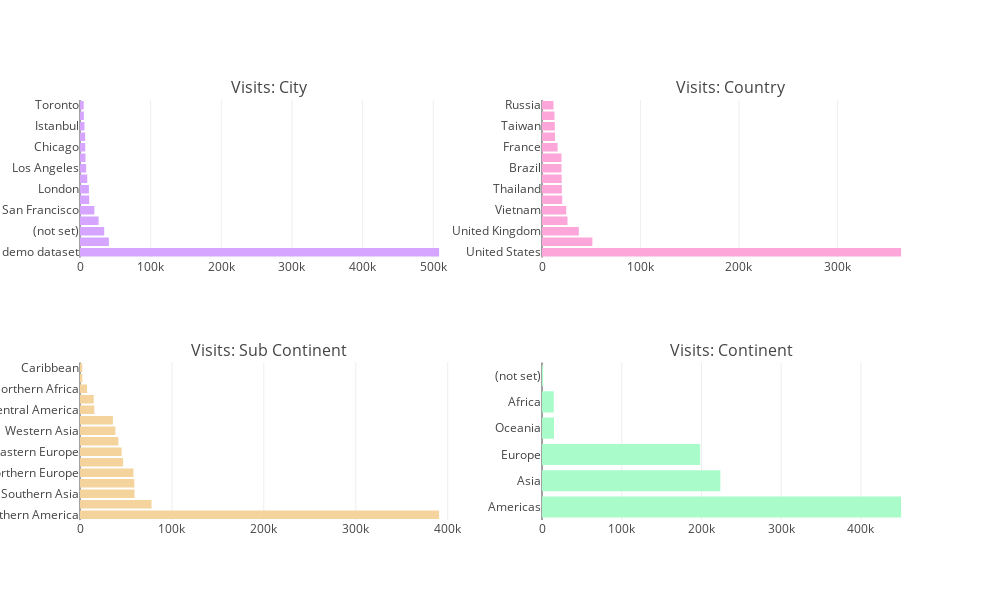
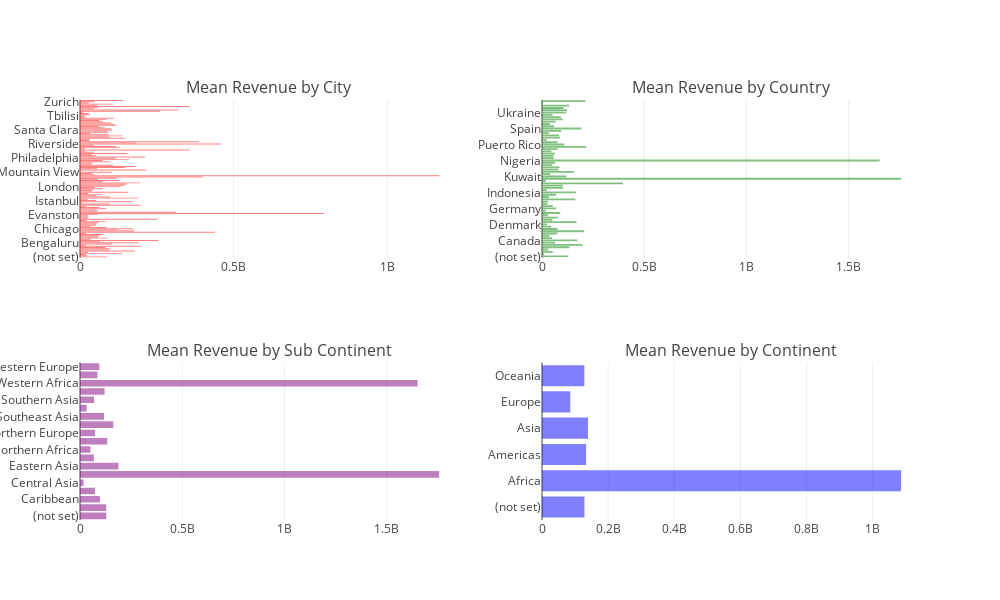

Write notebook code for charts like these, in order.
### Markdown cell above
Let us now visualise by city, country ,sub continent and continent

### Code cell
geo_cols = ["geoNetwork_city", "geoNetwork_country", "geoNetwork_subContinent", "geoNetwork_continent"]
colors = ["#d6a5ff", "#fca6da", "#f4d39c", "#a9fcca"]
traces = []
for i, col in enumerate(geo_cols):
    t = train[col].value_counts()
    traces.append(go.Bar(marker=dict(color=colors[i]),orientation="h", y = t.index[:15], x = t.values[:15]))

fig = tools.make_subplots(rows=2, cols=2, 
                          subplot_titles=["Visits: City", "Visits: Country","Visits: Sub Continent","Visits: Continent"]
                          , print_grid=False)
fig.append_trace(traces[0], 1, 1)
fig.append_trace(traces[1], 1, 2)
fig.append_trace(traces[2], 2, 1)
fig.append_trace(traces[3], 2, 2)

fig['layout'].update(height=600,width=1000, showlegend=False)
iplot(fig)

train["totals_transactionRevenue"] = train["totals_transactionRevenue"].astype('float')

fig = tools.make_subplots(rows=2, cols=2, subplot_titles=["Mean Revenue by City", "Mean Revenue by Country","Mean Revenue by Sub Continent","Mean Revenue by Continent"], print_grid=False)

colors = ["red", "green", "purple","blue"]
trs = []
for i, col in enumerate(geo_cols):
    tmp = train.groupby(col).agg({"totals_transactionRevenue": "mean"}).reset_index().rename(columns={"totals_transactionRevenue" : "Mean Revenue"})
    tmp = tmp.dropna()
    tr = go.Bar(x = tmp["Mean Revenue"], orientation="h", marker=dict(opacity=0.5, color=colors[i]), y = tmp[col])
    trs.append(tr)

fig.append_trace(trs[0], 1, 1)
fig.append_trace(trs[1], 1, 2)
fig.append_trace(trs[2], 2, 1)
fig.append_trace(trs[3], 2, 2)

fig['layout'].update(height=600,width=1000, showlegend=False)
iplot(fig)

### Figure 1 — Plotly figure (JSON) as saved in the notebook; plotly's stock layout.template omitted (floating-point values rounded to 4 significant figures)
{"data": [{"marker": {"color": "#d6a5ff"}, "orientation": "h", "type": "bar", "x": [508229, 40884, 34262, 26371, 20329, 13086, 12607, 10295, 8670, 7709, 7444, 7342, 6330, 5468, 5223], "xaxis": "x1", "y": ["not available in demo dataset", "Mountain View", "(not set)", "New York", "San Francisco", "Sunnyvale", "London", "San Jose", "Los Angeles", "Bangkok", "Chicago", "Ho Chi Minh City", "Istanbul", "Bengaluru", "Toronto"], "yaxis": "y1"}, {"marker": {"color": "#fca6da"}, "orientation": "h", "type": "bar", "x": [364744, 51140, 37393, 25869, 24598, 20522, 20123, 19980, 19783, 19731, 15832, 13225, 12996, 12698, 11662], "xaxis": "x2", "y": ["United States", "India", "United Kingdom", "Canada", "Vietnam", "Turkey", "Thailand", "Germany", "Brazil", "Japan", "France", "Mexico", "Taiwan", "Australia", "Russia"], "yaxis": "y2"}, {"marker": {"color": "#f4d39c"}, "orientation": "h", "type": "bar", "x": [390657, 77800, 59321, 59114, 58168, 46919, 45249, 41731, 38443, 35780, 15583, 14893, 7683, 2573, 2406], "xaxis": "x3", "y": ["Northern America", "Southeast Asia", "Southern Asia", "Western Europe", "Northern Europe", "Eastern Asia", "Eastern Europe", "South America", "Western Asia", "Southern Europe", "Central America", "Australasia", "Northern Africa", "Western Africa", "Caribbean"], "yaxis": "y3"}, {"marker": {"color": "#a9fcca"}, "orientation": "h", "type": "bar", "x": [450377, 223698, 198311, 15054, 14745, 1468], "xaxis": "x4", "y": ["Americas", "Asia", "Europe", "Oceania", "Africa", "(not set)"], "yaxis": "y4"}], "layout": {"annotations": [{"font": {"size": 16}, "showarrow": false, "text": "Visits: City", "x": 0.225, "xanchor": "center", "xref": "paper", "y": 1, "yanchor": "bottom", "yref": "paper"}, {"font": {"size": 16}, "showarrow": false, "text": "Visits: Country", "x": 0.775, "xanchor": "center", "xref": "paper", "y": 1, "yanchor": "bottom", "yref": "paper"}, {"font": {"size": 16}, "showarrow": false, "text": "Visits: Sub Continent", "x": 0.225, "xanchor": "center", "xref": "paper", "y": 0.375, "yanchor": "bottom", "yref": "paper"}, {"font": {"size": 16}, "showarrow": false, "text": "Visits: Continent", "x": 0.775, "xanchor": "center", "xref": "paper", "y": 0.375, "yanchor": "bottom", "yref": "paper"}], "height": 600, "showlegend": false, "width": 1000, "xaxis1": {"anchor": "y1", "domain": [0, 0.45]}, "xaxis2": {"anchor": "y2", "domain": [0.55, 1]}, "xaxis3": {"anchor": "y3", "domain": [0, 0.45]}, "xaxis4": {"anchor": "y4", "domain": [0.55, 1]}, "yaxis1": {"anchor": "x1", "domain": [0.625, 1]}, "yaxis2": {"anchor": "x2", "domain": [0.625, 1]}, "yaxis3": {"anchor": "x3", "domain": [0, 0.375]}, "yaxis4": {"anchor": "x4", "domain": [0, 0.375]}}}

### Figure 2 — Plotly figure (JSON) as saved in the notebook; plotly's stock layout.template omitted (floating-point values rounded to 4 significant figures; data arrays with more than 128 entries replaced by an {"elided": "..."} marker saying what was removed)
{"data": [{"marker": {"color": "red", "opacity": 0.5}, "orientation": "h", "type": "bar", "x": {"elided": "134 float values"}, "xaxis": "x1", "y": {"elided": "134 str values"}, "yaxis": "y1"}, {"marker": {"color": "green", "opacity": 0.5}, "orientation": "h", "type": "bar", "x": [128300000.0, 10990000, 52488000, 30480000, 134300000.0, 198410000, 64183000, 172800000.0, 49452000, 35280000.0, 75608750, 206330000, 75440000, 44790000, 25000000, 168732500, 50960000, 76890000, 29490000, 89216000, 19490000, 68667500, 53110000, 27180000, 30075000, 163100000.0, 33590000, 69666000, 167300000.0, 24140000.0, 103300000.0, 102045000, 395800000.0, 17490000, 1756000000.0, 119110000, 40770000, 157300000.0, 79639500, 86350000, 47970000, 63990000, 1651200000, 57950000, 55865000, 63790000, 46010000, 76670000.0, 215800000, 109300000.0, 75960000, 23735000, 88360000, 84302000, 32850000, 93213750, 192395000, 58105000, 37795000, 66200000.0, 101100000.0, 92542000, 51205000, 116880000, 123400000.0, 105590625, 132600000.0, 3500000, 212300000], "xaxis": "x2", "y": ["(not set)", "Anguilla", "Argentina", "Armenia", "Australia", "Belgium", "Brazil", "Canada", "Chile", "China", "Colombia", "Curaçao", "Cyprus", "Czechia", "Denmark", "Ecuador", "Egypt", "El Salvador", "Finland", "France", "Georgia", "Germany", "Greece", "Guadeloupe", "Guatemala", "Hong Kong", "Hungary", "India", "Indonesia", "Ireland", "Israel", "Italy", "Japan", "Kazakhstan", "Kenya", "Kuwait", "Lebanon", "Malaysia", "Mexico", "Netherlands", "New Zealand", "Nicaragua", "Nigeria", "Pakistan", "Panama", "Peru", "Philippines", "Poland", "Portugal", "Puerto Rico", "Romania", "Russia", "Saudi Arabia", "Singapore", "South Africa", "South Korea", "Spain", "St. Lucia", "Sweden", "Switzerland", "Taiwan", "Thailand", "Turkey", "Ukraine", "United Arab Emirates", "United Kingdom", "United States", "Uruguay", "Venezuela"], "yaxis": "y2"}, {"marker": {"color": "purple", "opacity": 0.5}, "orientation": "h", "type": "bar", "x": [128300000.0, 128100000.0, 97721875, 73290000.0, 17490000, 1756000000.0, 187700000.0, 67630000.0, 50960000, 133300000.0, 73850000.0, 162600000.0, 117400000.0, 32850000, 68600000.0, 120501250, 1651200000, 84810000.0, 94740000.0], "xaxis": "x3", "y": ["(not set)", "Australasia", "Caribbean", "Central America", "Central Asia", "Eastern Africa", "Eastern Asia", "Eastern Europe", "Northern Africa", "Northern America", "Northern Europe", "South America", "Southeast Asia", "Southern Africa", "Southern Asia", "Southern Europe", "Western Africa", "Western Asia", "Western Europe"], "yaxis": "y3"}, {"marker": {"color": "blue", "opacity": 0.5}, "orientation": "h", "type": "bar", "x": [128300000.0, 1085970000, 133400000.0, 139214720, 85410000.0, 128100000.0], "xaxis": "x4", "y": ["(not set)", "Africa", "Americas", "Asia", "Europe", "Oceania"], "yaxis": "y4"}], "layout": {"annotations": [{"font": {"size": 16}, "showarrow": false, "text": "Mean Revenue by City", "x": 0.225, "xanchor": "center", "xref": "paper", "y": 1, "yanchor": "bottom", "yref": "paper"}, {"font": {"size": 16}, "showarrow": false, "text": "Mean Revenue by Country", "x": 0.775, "xanchor": "center", "xref": "paper", "y": 1, "yanchor": "bottom", "yref": "paper"}, {"font": {"size": 16}, "showarrow": false, "text": "Mean Revenue by Sub Continent", "x": 0.225, "xanchor": "center", "xref": "paper", "y": 0.375, "yanchor": "bottom", "yref": "paper"}, {"font": {"size": 16}, "showarrow": false, "text": "Mean Revenue by Continent", "x": 0.775, "xanchor": "center", "xref": "paper", "y": 0.375, "yanchor": "bottom", "yref": "paper"}], "height": 600, "showlegend": false, "width": 1000, "xaxis1": {"anchor": "y1", "domain": [0, 0.45]}, "xaxis2": {"anchor": "y2", "domain": [0.55, 1]}, "xaxis3": {"anchor": "y3", "domain": [0, 0.45]}, "xaxis4": {"anchor": "y4", "domain": [0.55, 1]}, "yaxis1": {"anchor": "x1", "domain": [0.625, 1]}, "yaxis2": {"anchor": "x2", "domain": [0.625, 1]}, "yaxis3": {"anchor": "x3", "domain": [0, 0.375]}, "yaxis4": {"anchor": "x4", "domain": [0, 0.375]}}}
